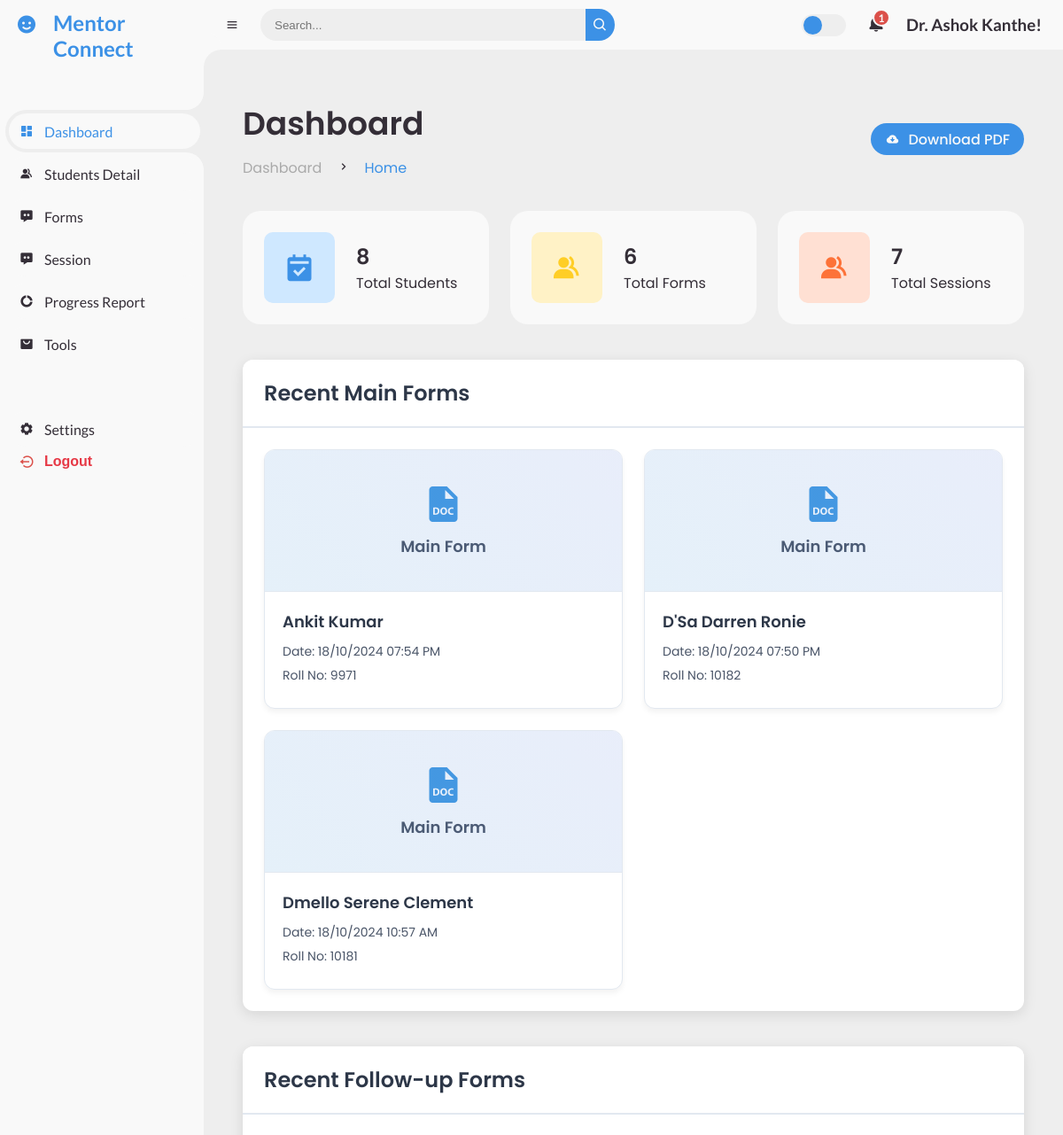
The app's page /dashboard/ (signed in, upper part), older data.
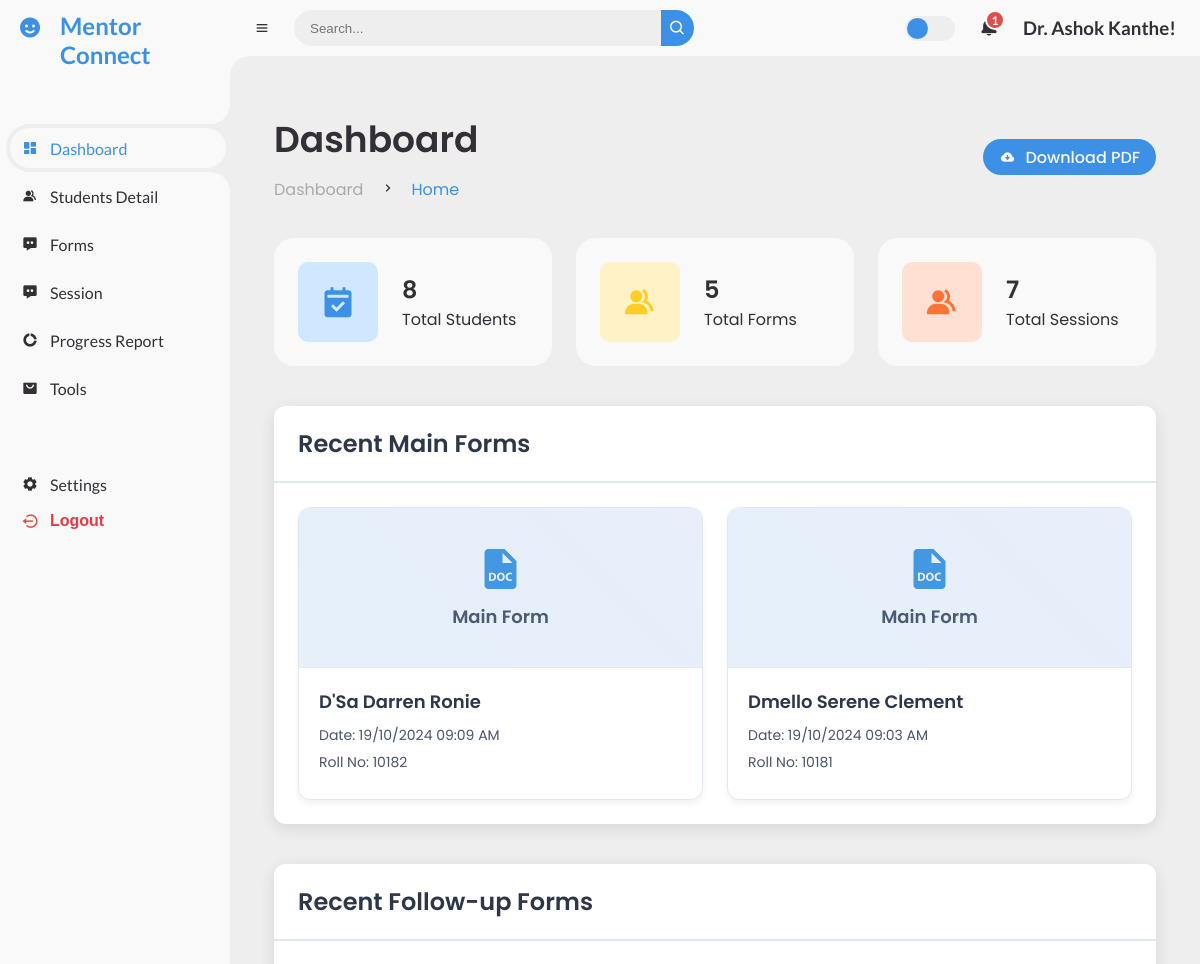
The same page, newer data.
### mentor/models.py (models this page shows, shortened)
class StudentForm(models.Model):
    student = models.ForeignKey('MentorshipData', on_delete=models.CASCADE)
    name = models.CharField(max_length=255)
    rollno = models.CharField(max_length=100, unique=True)
    mentor_name = models.CharField(max_length=255)
    atte_ise1 = models.DecimalField(max_digits=5, decimal_places=2, default=0.00)
    atte_mse = models.DecimalField(max_digits=5, decimal_places=2, default=0.00)
    attendance = models.DecimalField(max_digits=5, decimal_places=2, default=0.00)
    cts = models.DecimalField(max_digits=5, decimal_places=2, default=0.00)
    ise1 = models.DecimalField(max_digits=5, decimal_places=2, default=0.00)
    mse = models.DecimalField(max_digits=5, decimal_places=2, default=0.00)
    semcgpa = models.DecimalField(max_digits=5, decimal_places=2, default=0.00)
    counseling_dates = models.TextField(null=True, blank=True)
    question1 = models.TextField(null=True, blank=True)  # Allow NULL values
    question2 = models.TextField(null=True, blank=True)  # Allow NULL values
    question3 = models.TextField(null=True, blank=True)  # Allow NULL values
    question4 = models.TextField(null=True, blank=True)  # Allow NULL values
    question5 = models.TextField(null=True, blank=True)  # Allow NULL values
    question6 = models.TextField(null=True, blank=True)  # Allow NULL values
    question7 = models.TextField(null=True, blank=True)  # Allow NULL values
    question8 = models.TextField(null=True, blank=True)  # Allow NULL values
    question9 = models.TextField(null=True, blank=True)  # Allow NULL values
    question10 = models.TextField(null=True, blank=True)  # Allow NULL values
    question11 = models.TextField(null=True, blank=True)  # Allow NULL values
    question12 = models.TextField(null=True, blank=True)  # Allow NULL values
    Strengths = models.TextField(null=True, blank=True)
    Weakness = models.TextField(null=True, blank=True)
    Opportunities = models.TextField(null=True, blank=True)
    Challenges = models.TextField(null=True, blank=True)
    nao = models.TextField(null=True, blank=True)
    ao = models.TextField(null=True, blank=True)
    date = models.DateTimeField(default=timezone.now)
    profile_picture = models.ImageField(
        upload_to='profile_pictures/',
        blank=True,
        validators=[FileExtensionValidator(allowed_extensions=['jpg', 'jpeg', 'png'])]
    )

### mentor/views.py (the view)
@login_required
def mentor_dashboard(request, student_id=None):
    mentor = request.user
    students = MentorshipData.objects.filter(faculty_mentor__iexact=mentor.username.replace('_', ' '))
    total_forms = (
        StudentForm.objects.filter(student__in=students).count() +
        StudentFollowupForm.objects.filter(student__in=students).count()
    )
    total_sessions = Session.objects.filter(mentor=mentor).count()
    student = None
    if student_id:
        student = get_object_or_404(MentorshipData, id=student_id)
    recent_forms = recents(request)
    context = {
        'student': student,
        'mentor': mentor,
        'student_count': students.count(),
        'students': students,  # Pass the students to the template
        'student_names': [student.name for student in students],
        'recent_mainform': recent_forms['mainform'],
        'recent_followupform': recent_forms['followupform'],
        'total_forms': total_forms,
        'total_sessions': total_sessions,
    }
    return render(request, 'mentor_dashboard.html', context)

### mentor/templatetags/username_filters.py (called while the page is built)
@register.filter
def readable_username(value):
    return value.replace('_', ' ').title()

### mentor/views.py (called while the page is built)
@login_required
def recents(request):
    mentor = request.user
    latest_forms = StudentForm.objects.filter(mentor_name=mentor).order_by('-date')[:3]  # Now orders by both date and time
    latest_followupforms = StudentFollowupForm.objects.filter(mentor_name=mentor).order_by('-date')[:3]
    recents = {
        'mainform': latest_forms,
        'followupform': latest_followupforms
    }
    return recents

### templates/mentor_dashboard.html (shortened to what this page needs)
{% extends 'base.html' %}
{% block content %}
<div class="dashboard-container">
    <div class="head-title">
        <div class="left">
            <h1>Dashboard</h1>
            <ul class="breadcrumb">
                <li>
                    <a href="#">Dashboard</a>
                </li>
                <li><i class='bx bx-chevron-right'></i></li>
                <li>
                    <a class="active" href="#">Home</a>
                </li>
            </ul>
        </div>
        <a href="#" class="btn-download">
            <i class='bx bxs-cloud-download'></i>
            <span class="text">Download PDF</span>
        </a>
    </div>
    <ul class="box-info">
        <li>
            <a href="{% url 'form_dashboard' %}" style="text-decoration: none; color: inherit; display: contents;">
                <i class='bx bxs-calendar-check'></i>
                <span class="text">
                    <h3>{{ student_count }}</h3>
                    <p>Total Students</p>
                </span>
            </a>
        </li>
        <li>
            <a href="{% url 'form_dashboard' %}" style="text-decoration: none; color: inherit; display: contents;">
                <i class='bx bxs-group'></i>
                <span class="text">
                    <h3>{{ total_forms }}</h3>
                    <p>Total Forms</p>
                </span>
            </a>
        </li>
        <li>
            <a href="{% url 'session_list' %}" style="text-decoration: none; color: inherit; display: contents;">
                <i class='bx bxs-group'></i>
                <span class="text">
                    <h3>{{ total_sessions }}</h3>
                    <p>Total Sessions</p>
                </span>
            </a>
        </li>
    </ul>
    <div class="section-wrapper">
        <h2 class="section-title">Recent Main Forms</h2>
        <div class="section-content">
            <div class="recent">
                {% for form in recent_mainform %}
                <div class="form-item">
                    <a href="{% url 'form_student' form.student.id mentor.id %}" class="form-link">
                        <div class="form-preview">
                            <i class='bx bxs-file-doc'></i>
                            <span>Main Form</span>
                        </div>
                        <div class="form-info">
                            <h3>{{ form.name }}</h3>
                            <p>Date: {{ form.date|date:"d/m/Y h:i A" }}</p>
                            <p>Roll No: {{ form.rollno }}</p>
                        </div>
                    </a>
                </div>
                {% empty %}
                <div class="form-item no-data">
                    <p>No recent main forms available</p>
                </div>
                {% endfor %}
            </div>
        </div>
    </div>
    <div class="section-wrapper">
        <h2 class="section-title">Recent Follow-up Forms</h2>
        <div class="section-content">
        </div>
    </div>
</div>
{% endblock %}

Row changes from the older to the newer data that the page shows:
removed StudentForm: name "Ankit Kumar", date "18/10/2024 07:54 PM", rollno "9971"
changed StudentForm "D'Sa Darren Ronie": date "18/10/2024 07:50 PM" → "19/10/2024 09:09 AM"
changed StudentForm "Dmello Serene Clement": date "18/10/2024 10:57 AM" → "19/10/2024 09:03 AM"
Text that changed along with them:
{{ total_forms }}: "6" → "5"
